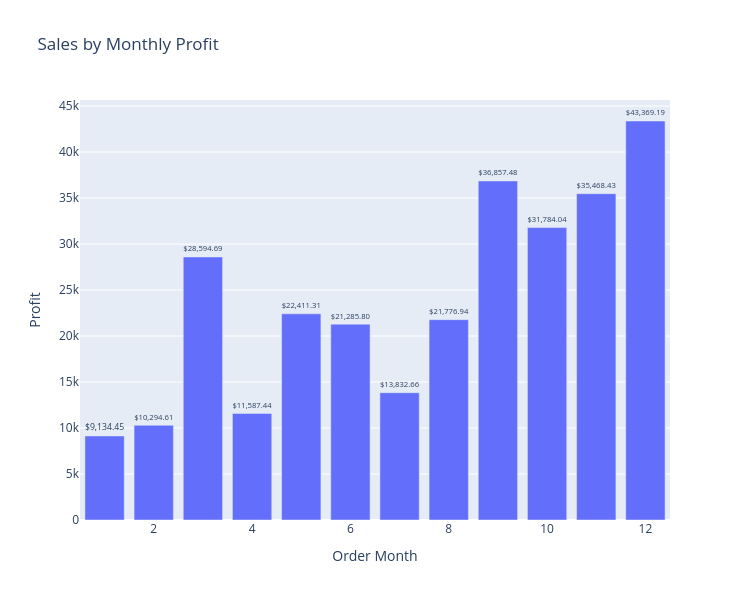

The cell this chart's notebook holds for it:
### Markdown cell above
SALES BY MONTHLY PROFIT

### Code cell
sales_by_monthly_profit= Data.groupby('Order Month')['Profit'].sum().reset_index()
# 2. Create a formatted label column for the values (e.g., "$1,234.56")
sales_by_monthly_profit['Profit_Label'] = sales_by_monthly_profit['Profit'].apply(lambda x: f"${x:,.2f}")
fig = px.bar(sales_by_monthly_profit, x='Order Month', y='Profit', title='Sales by Monthly Profit',text='Profit_Label')
# 4. Increase height & width and update text position
fig.update_layout(
    height=600,  # Adjust height (in pixels)
    width=750   # Adjust width (in pixels)
)
# Position the text on top of the bars
fig.update_traces(textposition='outside')
fig.show()

### Figure 1 — Plotly figure (JSON) as saved in the notebook; plotly's stock layout.template omitted (floating-point values rounded to 4 significant figures)
{"data": [{"hovertemplate": "Order Month=%{x}<br>Profit=%{y}<br>Profit_Label=%{text}<extra></extra>", "legendgroup": "", "marker": {"color": "#636efa", "pattern": {"shape": ""}}, "name": "", "orientation": "v", "showlegend": false, "text": ["$9,134.45", "$10,294.61", "$28,594.69", "$11,587.44", "$22,411.31", "$21,285.80", "$13,832.66", "$21,776.94", "$36,857.48", "$31,784.04", "$35,468.43", "$43,369.19"], "textposition": "outside", "x": [1, 2, 3, 4, 5, 6, 7, 8, 9, 10, 11, 12], "xaxis": "x", "y": [9134.0, 10290.0, 28590.0, 11590.0, 22410.0, 21290.0, 13830.0, 21780.0, 36860.0, 31780.0, 35470.0, 43370.0], "yaxis": "y", "type": "bar"}], "layout": {"xaxis": {"anchor": "y", "domain": [0.0, 1.0], "title": {"text": "Order Month"}}, "yaxis": {"anchor": "x", "domain": [0.0, 1.0], "title": {"text": "Profit"}}, "legend": {"tracegroupgap": 0}, "title": {"text": "Sales by Monthly Profit"}, "barmode": "relative", "height": 600, "width": 750}}
